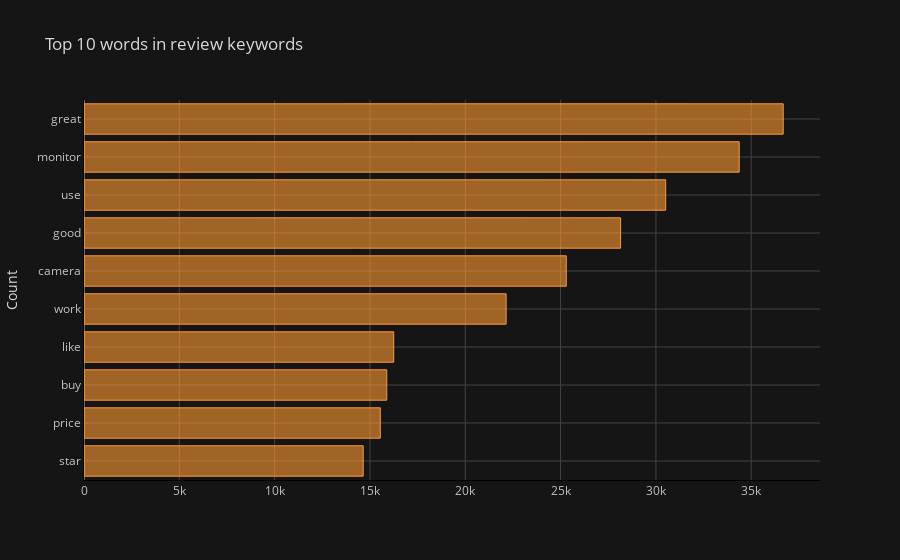

The notebook cell this image was saved under:
### Markdown cell above
Visualize Frequency Distribution

### Code cell
common_words = get_top_n_words(df['keywords'], n=10, remove_stop_words=True)

df1 = pd.DataFrame(common_words, columns = ['keywords' , 'count'])

df1.groupby('keywords').sum()['count'].sort_values().iplot(
    kind='barh', yTitle='Count', linecolor='black', title='Top 10 words in review keywords'
)

### Figure 1 — Plotly figure (JSON) as saved in the notebook; plotly's stock layout.template omitted (floating-point values rounded to 4 significant figures)
{"data": [{"marker": {"color": "rgba(255, 153, 51, 0.6)", "line": {"color": "rgba(255, 153, 51, 1.0)", "width": 1}}, "name": "count", "orientation": "h", "text": "", "type": "bar", "x": [14645, 15543, 15881, 16247, 22143, 25297, 28148, 30514, 34369, 36677], "y": ["star", "price", "buy", "like", "work", "camera", "good", "use", "monitor", "great"]}], "layout": {"legend": {"bgcolor": "#151516", "font": {"color": "#D9D9D9"}}, "paper_bgcolor": "#151516", "plot_bgcolor": "#151516", "title": {"font": {"color": "#D9D9D9"}, "text": "Top 10 words in review keywords"}, "xaxis": {"gridcolor": "#434343", "linecolor": "black", "showgrid": true, "tickfont": {"color": "#C2C2C2"}, "title": {"font": {"color": "#D9D9D9"}, "text": ""}, "zerolinecolor": "#666570"}, "yaxis": {"gridcolor": "#434343", "linecolor": "black", "showgrid": true, "tickfont": {"color": "#C2C2C2"}, "title": {"font": {"color": "#D9D9D9"}, "text": "Count"}, "zerolinecolor": "#666570"}}}
